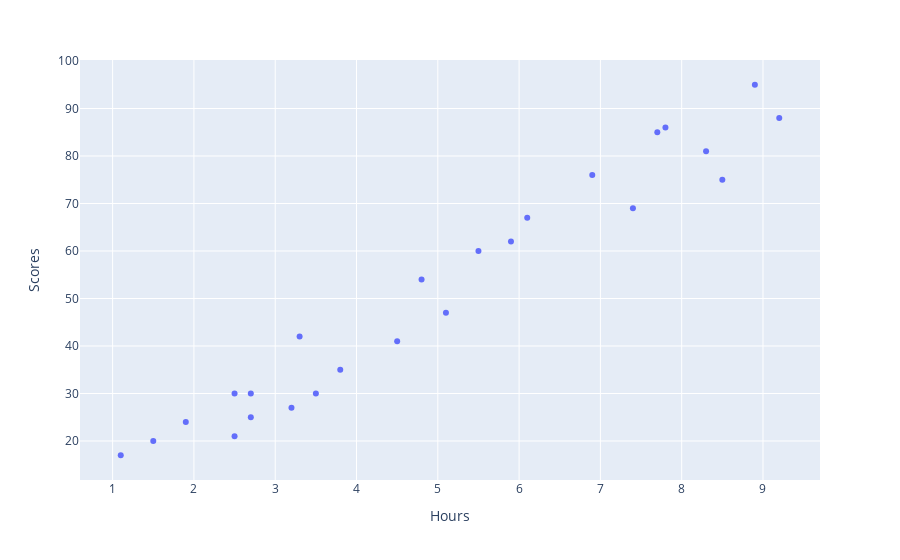

The notebook cell saved with this chart:
### Code cell
# plotting scatter plot for checking the distribution of data points
px.scatter(df, x=df['Hours'], y=df['Scores'])

### Figure 1 — Plotly figure (JSON) as saved in the notebook; plotly's stock layout.template omitted (floating-point values rounded to 4 significant figures)
{"data": [{"hovertemplate": "Hours=%{x}<br>Scores=%{y}<extra></extra>", "legendgroup": "", "marker": {"color": "#636efa", "symbol": "circle"}, "mode": "markers", "name": "", "orientation": "v", "showlegend": false, "type": "scatter", "x": [2.5, 5.1, 3.2, 8.5, 3.5, 1.5, 9.2, 5.5, 8.3, 2.7, 7.7, 5.9, 4.5, 3.3, 1.1, 8.9, 2.5, 1.9, 6.1, 7.4, 2.7, 4.8, 3.8, 6.9, 7.8], "xaxis": "x", "y": [21, 47, 27, 75, 30, 20, 88, 60, 81, 25, 85, 62, 41, 42, 17, 95, 30, 24, 67, 69, 30, 54, 35, 76, 86], "yaxis": "y"}], "layout": {"legend": {"tracegroupgap": 0}, "margin": {"t": 60}, "xaxis": {"anchor": "y", "domain": [0, 1], "title": {"text": "Hours"}}, "yaxis": {"anchor": "x", "domain": [0, 1], "title": {"text": "Scores"}}}}
